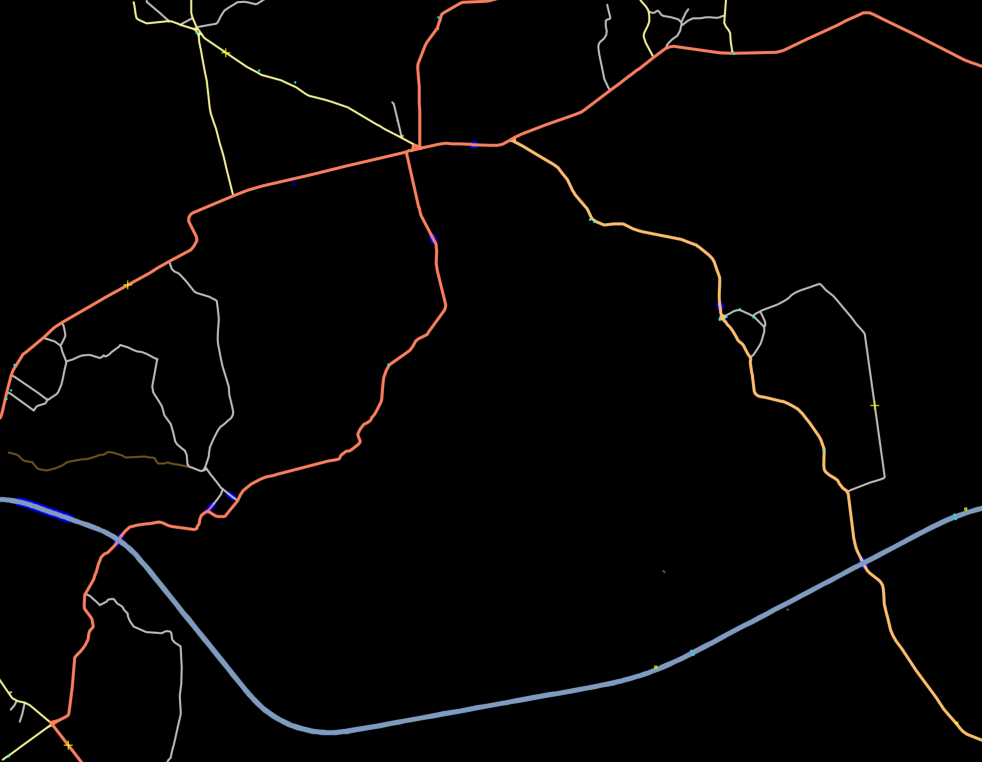
#> input picture map2.png, 982 x 762 px
$ python my_function.py
#> lines starting #> are read from the running program, lines starting #| are printed output that depends on the picture; after the words box and inside, x2 and y2 are one past the last pixel; in counts of white or black regions, pixels touching at a corner belong together
import pickle
import numpy as np
import random
import cv2

# [10 lines left out: functions save_variable, load_variable, not called in this run]

path = 'map2.png'
im_gray = cv2.imread(path, cv2.IMREAD_GRAYSCALE)
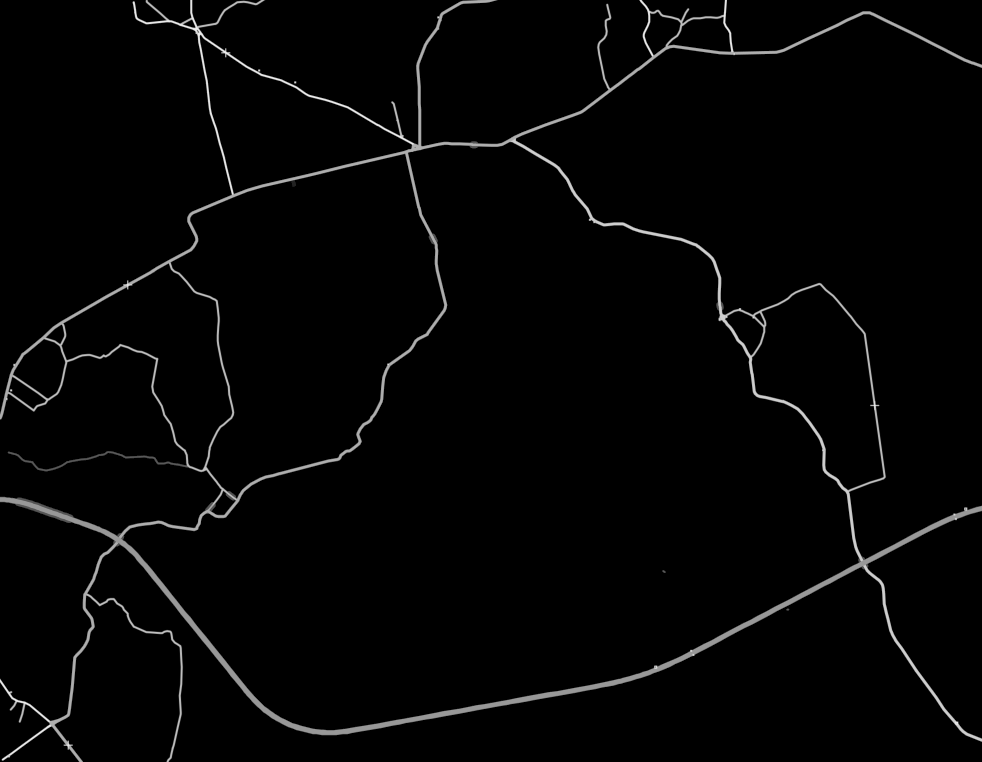
#> im_gray: shape (762, 982); min 0, max 240, mean 4.9
im_gray[im_gray==0] = 1 # Inavaliable places
im_gray[im_gray!=1] = 0 # Avaliable places
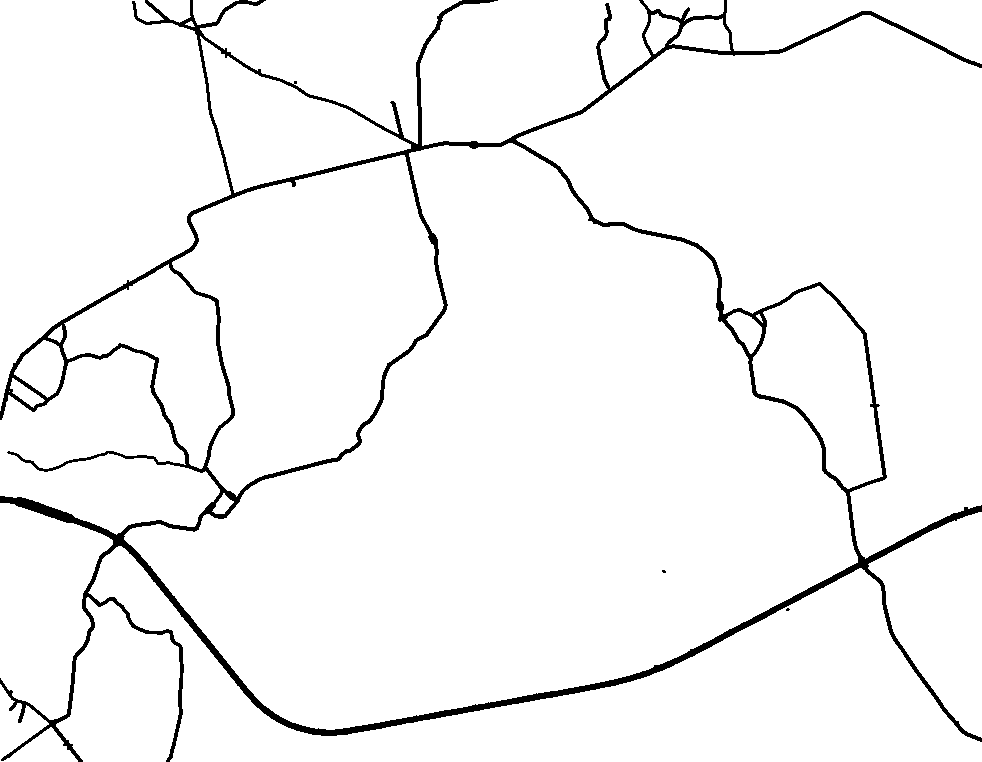
#> im_gray: shape (762, 982); values 0 (black) and 1 (white), 96.1% white; 3 black regions (2 under 20 px), largest, box (x1, y1, x2, y2) and area: (0, 0, 982, 762) 29475

im_size = np.array(np.shape(im_gray))
#> im_size = [762, 982]
pp = 500/75  # The length of each pixel
pad_pix = 30

# [174 lines left out: functions cor_to_ind, ind_to_cor, cor_to_nor, nor_to_cor, lat_to_cor, image_downsampling and 2 more, not called in this run]
